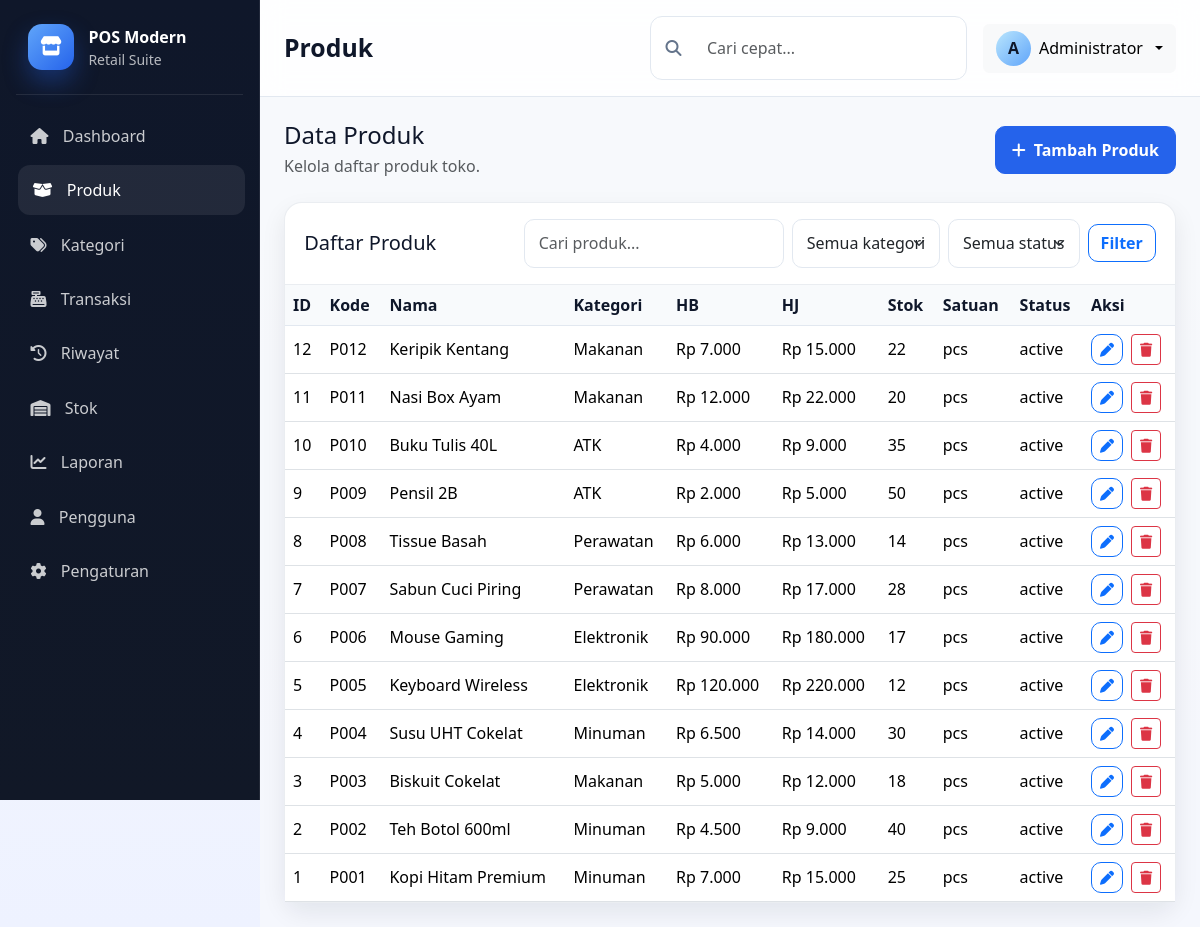
The page /produk.php (signed in) on the database its author committed.
### tables this page shows
CREATE TABLE IF NOT EXISTS `users` (
    `id` INT UNSIGNED AUTO_INCREMENT PRIMARY KEY,
    `username` VARCHAR(50) NOT NULL UNIQUE,
    `password` VARCHAR(255) NOT NULL,
    `full_name` VARCHAR(100) NOT NULL,
    `role` ENUM('admin', 'cashier') NOT NULL DEFAULT 'admin',
    `created_at` TIMESTAMP DEFAULT CURRENT_TIMESTAMP,
    INDEX `idx_users_username` (`username`)
);

CREATE TABLE IF NOT EXISTS `products` (
    `id` INT UNSIGNED AUTO_INCREMENT PRIMARY KEY,
    `code` VARCHAR(50) NOT NULL UNIQUE,
    `name` VARCHAR(150) NOT NULL,
    `category_id` INT UNSIGNED NOT NULL,
    `buy_price` DECIMAL(12,2) NOT NULL DEFAULT 0,
    `sell_price` DECIMAL(12,2) NOT NULL DEFAULT 0,
    `stock` INT NOT NULL DEFAULT 0,
    `unit` VARCHAR(50) NOT NULL DEFAULT 'pcs',
    `status` ENUM('active', 'inactive', 'draft') NOT NULL DEFAULT 'active',
    `image` VARCHAR(255) DEFAULT NULL,
    `description` TEXT DEFAULT NULL,
    `created_at` TIMESTAMP DEFAULT CURRENT_TIMESTAMP,
    `updated_at` TIMESTAMP DEFAULT CURRENT_TIMESTAMP ON UPDATE CURRENT_TIMESTAMP,
    INDEX `idx_products_category` (`category_id`),
    INDEX `idx_products_name` (`name`),
    CONSTRAINT `fk_products_category` FOREIGN KEY (`category_id`) REFERENCES `categories` (`id`) ON DELETE RESTRICT ON UPDATE CASCADE
);

CREATE TABLE IF NOT EXISTS `categories` (
    `id` INT UNSIGNED AUTO_INCREMENT PRIMARY KEY,
    `name` VARCHAR(100) NOT NULL,
    `created_at` TIMESTAMP DEFAULT CURRENT_TIMESTAMP,
    INDEX `idx_categories_name` (`name`)
);

### config/database.php (called while the page is built, shortened)
<?php
function db_connect(): mysqli
{
    static $connection = null;
    if ($connection === null) {
        $connection = @new mysqli(DB_HOST, DB_USER, DB_PASS, DB_NAME);
        $connection->set_charset('utf8mb4');
    }
    return $connection;
}
function safe_output($value): string
{
    return htmlspecialchars((string) $value, ENT_QUOTES, 'UTF-8');
}
function current_user(): ?array
{
    try {
        $conn = db_connect();
        $stmt = $conn->prepare('SELECT id, username, full_name, role FROM users WHERE id = ? LIMIT 1');
        $stmt->bind_param('i', $_SESSION['user_id']);
        $stmt->execute();
        $result = $stmt->get_result();
        return $result->fetch_assoc() ?: null;
    } catch (Throwable $e) {
        return null;
    }
}
function format_rupiah($value): string
{
    return 'Rp ' . number_format((float) $value, 0, ',', '.');
}

### produk.php (the view, shortened to what this page needs)
<?php
require_once __DIR__ . '/config/database.php';
$pageTitle = 'Produk';
$conn = db_connect();
$search = trim($_GET['search'] ?? '');
$sql = 'SELECT p.*, c.name AS category_name FROM products p JOIN categories c ON c.id = p.category_id WHERE 1=1';
$sql .= ' ORDER BY p.id DESC';
$stmt = $conn->prepare($sql);
$stmt->execute();
$products = $stmt->get_result();
require_once __DIR__ . '/includes/header.php';
require_once __DIR__ . '/includes/sidebar.php';
?>
<div class="main-panel">
    <?php require_once __DIR__ . '/includes/navbar.php'; ?>
    <div class="content-wrapper">
        <div class="d-flex justify-content-between align-items-center flex-wrap gap-3 mb-4">
            <div>
                <h4 class="mb-1">Data Produk</h4>
                <p class="text-muted mb-0">Kelola daftar produk toko.</p>
            </div>
            <button class="btn btn-primary" data-bs-toggle="modal" data-bs-target="#productModal">
                <i class="fa-solid fa-plus me-2"></i>Tambah Produk
            </button>
        </div>
        <div class="table-card">
            <div class="card-header d-flex justify-content-between align-items-center flex-wrap gap-2">
                <h5 class="mb-0">Daftar Produk</h5>
                <form method="GET" class="row g-2 align-items-center">
                    <div class="col-auto">
                        <input type="text" name="search" class="form-control" placeholder="Cari produk..." value="<?php echo safe_output($search); ?>">
                    </div>
                    <div class="col-auto">
                        <select name="category" class="form-select">
                            <option value="">Semua kategori</option>
                        </select>
                    </div>
                    <div class="col-auto">
                        <select name="status" class="form-select">
                            <option value="">Semua status</option>
                        </select>
                    </div>
                    <div class="col-auto">
                        <button type="submit" class="btn btn-outline-primary">Filter</button>
                    </div>
                </form>
            </div>
            <div class="card-body p-0">
                <div class="table-responsive">
                    <table class="table datatable mb-0">
                        <thead>
                            <tr>
                                <th>ID</th>
                                <th>Kode</th>
                                <th>Nama</th>
                                <th>Kategori</th>
                                <th>HB</th>
                                <th>HJ</th>
                                <th>Stok</th>
                                <th>Satuan</th>
                                <th>Status</th>
                                <th>Aksi</th>
                            </tr>
                        </thead>
                        <tbody>
                            <?php if ($products && $products->num_rows > 0): ?>
                                <?php while ($product = $products->fetch_assoc()): ?>
                                    <tr>
                                        <td><?php echo (int) $product['id']; ?></td>
                                        <td><?php echo safe_output($product['code']); ?></td>
                                        <td><?php echo safe_output($product['name']); ?></td>
                                        <td><?php echo safe_output($product['category_name']); ?></td>
                                        <td><?php echo format_rupiah($product['buy_price']); ?></td>
                                        <td><?php echo format_rupiah($product['sell_price']); ?></td>
                                        <td><?php echo (int) $product['stock']; ?></td>
                                        <td><?php echo safe_output($product['unit']); ?></td>
                                        <td><?php echo $product['status']; ?></td>
                                        <td>
                                            <div class="d-flex gap-2">
                                                <button class="btn btn-sm btn-outline-primary edit-product" data-id="<?php echo (int) $product['id']; ?>" data-code="<?php echo safe_output($product['code']); ?>" data-name="<?php echo safe_output($product['name']); ?>" data-category_id="<?php echo (int) $product['category_id']; ?>" data-buy_price="<?php echo (float) $product['buy_price']; ?>" data-sell_price="<?php echo (float) $product['sell_price']; ?>" data-stock="<?php echo (int) $product['stock']; ?>" data-unit="<?php echo safe_output($product['unit']); ?>" data-status="<?php echo safe_output($product['status']); ?>" data-description="<?php echo safe_output($product['description'] ?? ''); ?>"><i class="fa-solid fa-pen"></i></button>
                                                <a href="proses/produk.php?action=delete&id=<?php echo (int) $product['id']; ?>" class="btn btn-sm btn-outline-danger" data-confirm="Apakah Anda yakin ingin menghapus produk ini?"><i class="fa-solid fa-trash"></i></a>
                                            </div>
                                        </td>
                                    </tr>
                                <?php endwhile; ?>
                            <?php else: ?>
                                <tr>
                                    <td colspan="10" class="text-center py-4 text-muted">Tidak ada produk yang sesuai.</td>
                                </tr>
                            <?php endif; ?>
                        </tbody>
                    </table>
                </div>
            </div>
        </div>
    </div>
</div>
<?php require_once __DIR__ . '/includes/footer.php'; ?>

### includes/navbar.php (shortened to what this page needs)
<?php
$currentUser = current_user();
?>
<header class="topbar">
    <div class="d-flex align-items-center justify-content-between w-100 gap-3">
        <div class="d-flex align-items-center gap-3">
            <div>
                <h4 class="page-title mb-0"><?php echo isset($pageTitle) ? safe_output($pageTitle) : 'Dashboard'; ?></h4>
            </div>
        </div>
        <div class="d-flex align-items-center gap-3">
            <div class="topbar-search d-none d-md-flex">
                <i class="fa-solid fa-search"></i>
                <input type="text" placeholder="Cari cepat..." class="form-control border-0 shadow-none">
            </div>
            <div class="dropdown">
                <button class="btn btn-light dropdown-toggle d-flex align-items-center gap-2" type="button" data-bs-toggle="dropdown">
                    <span class="avatar-circle"><?php echo strtoupper(substr($currentUser['full_name'] ?? 'U', 0, 1)); ?></span>
                    <span><?php echo safe_output($currentUser['full_name'] ?? 'User'); ?></span>
                </button>
            </div>
        </div>
    </div>
</header>

### assets/css/style.css (style rules this page uses)
:root { --primary: #0f172a; --primary-soft: #1e293b; --secondary: #f1f5f9; --accent: #2563eb; --accent-soft: #dbeafe; --success: #10b981; --warning: #f59e0b; --danger: #ef4444; --muted: #64748b; --border: #e2e8f0; --white: #ffffff; --shadow: 0 10px 25px rgba(15, 23, 42, 0.08); }
* { box-sizing: border-box; }
html, body { margin: 0; padding: 0; font-family: 'Segoe UI', Tahoma, Geneva, Verdana, sans-serif; background: linear-gradient(180deg, #f8fafc 0%, #eef2ff 100%); color: var(--primary); }
body { min-height: 100vh; }
button, input, select { font: inherit; }
.main-panel { flex: 1; min-width: 0; display: flex; flex-direction: column; background: rgba(248, 250, 252, 0.7); }
.topbar { background: rgba(255,255,255,0.85); backdrop-filter: blur(12px); border-bottom: 1px solid var(--border); padding: 1rem 1.5rem; position: sticky; top: 0; z-index: 500; display: flex; align-items: center; justify-content: space-between; }
.page-title { font-size: 1.55rem; font-weight: 700; }
.topbar-search { align-items: center; gap: 0.75rem; background: var(--white); border-radius: 12px; padding: 0.5rem 0.9rem; border: 1px solid var(--border); min-width: 240px; }
.topbar-search i { color: var(--muted); }
.avatar-circle { width: 35px; height: 35px; border-radius: 50%; background: linear-gradient(135deg, #bae6fd, #60a5fa); color: var(--primary); display: grid; place-items: center; font-weight: 700; }
.content-wrapper { padding: 1.5rem; flex: 1; }
.chart-card, .table-card, .form-card, .pos-card { background: var(--white); border: 1px solid rgba(148,163,184,0.2); border-radius: 18px; box-shadow: var(--shadow); }
.card-header { background: transparent; border-bottom: 1px solid rgba(148,163,184,0.2); padding: 1rem 1.2rem; }
.card-body { padding: 1.2rem; }
.table thead th { background: #f8fafc; color: var(--primary); font-weight: 700; border-bottom: 1px solid var(--border); }
.table tbody td { vertical-align: middle; }
.btn-primary { background: var(--accent); border-color: var(--accent); border-radius: 10px; padding: 0.7rem 1rem; font-weight: 600; }
.btn-outline-primary { border-radius: 10px; font-weight: 600; }
.form-control, .form-select { border-radius: 10px; border: 1px solid var(--border); padding: 0.7rem 0.85rem; }

### rows shown on the page
users: full_name "A", full_name "Administrator"
products: id "12", code "P012", name "Keripik Kentang", category.name "Makanan", buy_price "Rp 7.000", sell_price "Rp 15.000", stock "22", unit "pcs", status "active"
products: id "11", code "P011", name "Nasi Box Ayam", category.name "Makanan", buy_price "Rp 12.000", sell_price "Rp 22.000", stock "20", unit "pcs", status "active"
products: id "10", code "P010", name "Buku Tulis 40L", category.name "ATK", buy_price "Rp 4.000", sell_price "Rp 9.000", stock "35", unit "pcs", status "active"
products: id "9", code "P009", name "Pensil 2B", category.name "ATK", buy_price "Rp 2.000", sell_price "Rp 5.000", stock "50", unit "pcs", status "active"
products: id "8", code "P008", name "Tissue Basah", category.name "Perawatan", buy_price "Rp 6.000", sell_price "Rp 13.000", stock "14", unit "pcs", status "active"
products: id "7", code "P007", name "Sabun Cuci Piring", category.name "Perawatan", buy_price "Rp 8.000", sell_price "Rp 17.000", stock "28", unit "pcs", status "active"
products: id "6", code "P006", name "Mouse Gaming", category.name "Elektronik", buy_price "Rp 90.000", sell_price "Rp 180.000", stock "17", unit "pcs", status "active"
products: id "5", code "P005", name "Keyboard Wireless", category.name "Elektronik", buy_price "Rp 120.000", sell_price "Rp 220.000", stock "12", unit "pcs", status "active"
products: id "4", code "P004", name "Susu UHT Cokelat", category.name "Minuman", buy_price "Rp 6.500", sell_price "Rp 14.000", stock "30", unit "pcs", status "active"
products: id "3", code "P003", name "Biskuit Cokelat", category.name "Makanan", buy_price "Rp 5.000", sell_price "Rp 12.000", stock "18", unit "pcs", status "active"
products: id "2", code "P002", name "Teh Botol 600ml", category.name "Minuman", buy_price "Rp 4.500", sell_price "Rp 9.000", stock "40", unit "pcs", status "active"
products: id "1", code "P001", name "Kopi Hitam Premium", category.name "Minuman", buy_price "Rp 7.000", sell_price "Rp 15.000", stock "25", unit "pcs", status "active"

### other values the page prints
safe_output($item['title']) "Dashboard"
safe_output($item['title']) "Produk"
safe_output($item['title']) "Kategori"
safe_output($item['title']) "Transaksi"
safe_output($item['title']) "Riwayat"
safe_output($item['title']) "Stok"
safe_output($item['title']) "Laporan"
safe_output($item['title']) "Pengguna"
safe_output($item['title']) "Pengaturan"
safe_output($pageTitle) "Produk"
